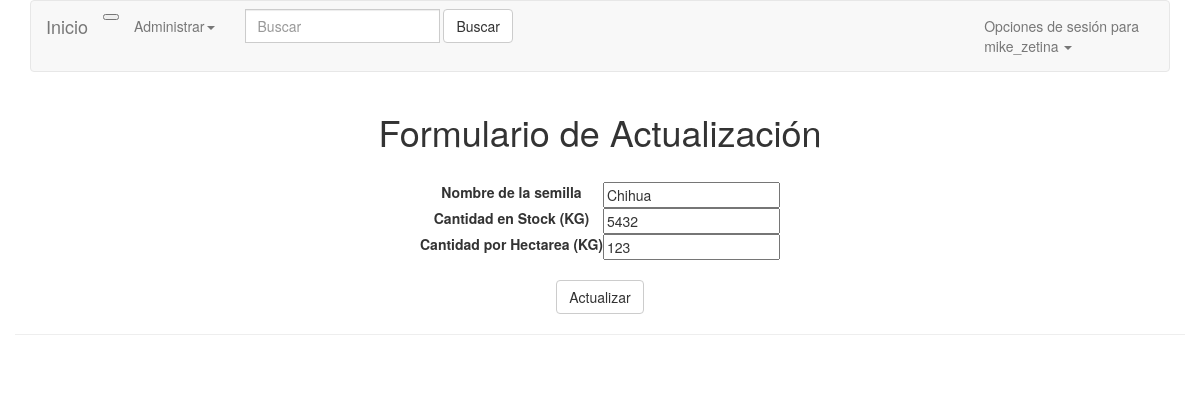
/inventario/editar/5 (signed in), run on the app's committed database.
### inventario/models.py (models this page shows, shortened)
class Semilla(models.Model):
    Nombre = models.CharField(max_length=100)
    CantidadExistente = models.PositiveIntegerField(
        verbose_name="Cantidad existente en KG",
        default=0
    )
    CantidadPorHectarea = models.PositiveIntegerField(
        verbose_name="Cantidad en KG que se movimiento por Hectárea",
        default=0,
    )

### inventario/views.py (the view)
# urls.py: url(r'^inventario/editar/(?P<id_semilla>\d+)$', semillaUpdate, name='inventario_editar'),
def semillaUpdate(request, id_semilla):
    if not request.user.is_staff:
        raise PermissionDenied
    semilla = Semilla.objects.get(id=id_semilla)
    if request.method == 'GET':
        form = SemillaForm(instance=semilla)
    else:
        form = SemillaForm(request.POST, instance=semilla)
        if form.is_valid():
            form.save()
        return redirect("inventario:inventario")
    return render(request, "update_semilla.html", {'form': form})

### inventario/forms.py
class SemillaForm(forms.ModelForm):
    class Meta:
        model = Semilla
        fields = [
            'Nombre',
            'CantidadExistente',
            'CantidadPorHectarea',
        ]
        labels = {
            'Nombre':'Nombre de la semilla',
            'CantidadExistente':'Cantidad en Stock (KG)',
            'CantidadPorHectarea' : 'Cantidad por Hectarea (KG)',
        }

### templates/update_semilla.html (shortened to what this page needs)
{% extends "base.html" %}
{% block content %}
    <div class="container">
        <div class="row" >
            <div class='text-center'>
                <h1>Formulario de Actualización</h1>
                <br>
                <form method="POST" action="" enctype='multipart/form-data'>
                    <form class="form-inline">
                        <div class="container">
                            <table id="contenido" class="container-fluid">
                                <tr>
                                    <td><label for="{{form.Nombre.name}}">{{form.Nombre.label}}</label></td>
                                    <td>{{form.Nombre}}</td>
                                </tr>
                                <tr>
                                    <td><label for="{{form.CantidadExistente.name}}">{{form.CantidadExistente.label}}</label></td>
                                    <td>{{form.CantidadExistente}}</td>
                                </tr>
                                <tr>
                                    <td><label for="{{form.CantidadPorHectarea.name}}">{{form.CantidadPorHectarea.label}}</label></td>
                                    <td>{{form.CantidadPorHectarea}}</td>
                                </tr>
                            </table>
                        </div>
                        <br>
                        <input type="submit" class="btn btn-default" value="Actualizar"/>
                        <hr>
                    </form>
                </form>
            </div>
            <br>
        </div>
    </div>
{% endblock %}

### templates/base.html (shortened to what this page needs)
{% load staticfiles %}
<!DOCTYPE html>
<html lang="es">
<head>
	<link rel="stylesheet" href="{% static 'css/bootstrap.min.css' %}">
	<link rel="stylesheet" href="{% static 'css/base.css'%}">
</head>
<body>
	{% block header%}
	<div class="container">
	<nav class="navbar navbar-default">
	<div class="container-fluid">
		<div class="navbar-header">
			<button type="button" class="nav-toggler collapsed" data-toggle="collapse" data-target="#bs-example-navbar-collapse-1" aria-expanded="false">
			</button>
			<a class="navbar-brand" href="{% url 'inventario:list' %}">Inicio</a>
		</div>
		<div class="collapse navbar-collapse" id="bs-example-navbar-collapse-1">
			<ul class="nav navbar-nav">
				<li class="dropdown">
					<a href="#" class="dropdown-toggle" data-toggle="dropdown" role="button" aria-haspopup="true" aria-expanded="false">Administrar<span class="caret"></span></a>
				</li>
			</ul>
            <form method="GET" class="navbar-form navbar-left">
                <div class="input-group">
                    <input type="text" class="form-control" placeholder="Buscar" name="q" value="{{ request.GET.q }}">
                </div>
                <button type="submit" class="btn btn-default">Buscar</button>
            </form>
		<ul class="nav navbar-nav navbar-right">
			<li class="dropdown">
				<a href="#" class="dropdown-toggle" data-toggle="dropdown" role="button" aria-haspopup="true" aria-expanded="false">
                    Opciones de sesión
                    {% if request.user.is_authenticated %} para <br> {{ request.user }}{% endif %}
                    <span class="caret"></span>
                </a>
			</li>
		</ul>
	</div>
	</nav>
	</div>
	{% endblock %}
	{% block content %}
	{% endblock %}
</body>
</html>

### data on the page
Semilla: Nombre "Chihua", CantidadExistente "5432", CantidadPorHectarea "123"

### other printed values
{{ request.user }} "mike_zetina"
